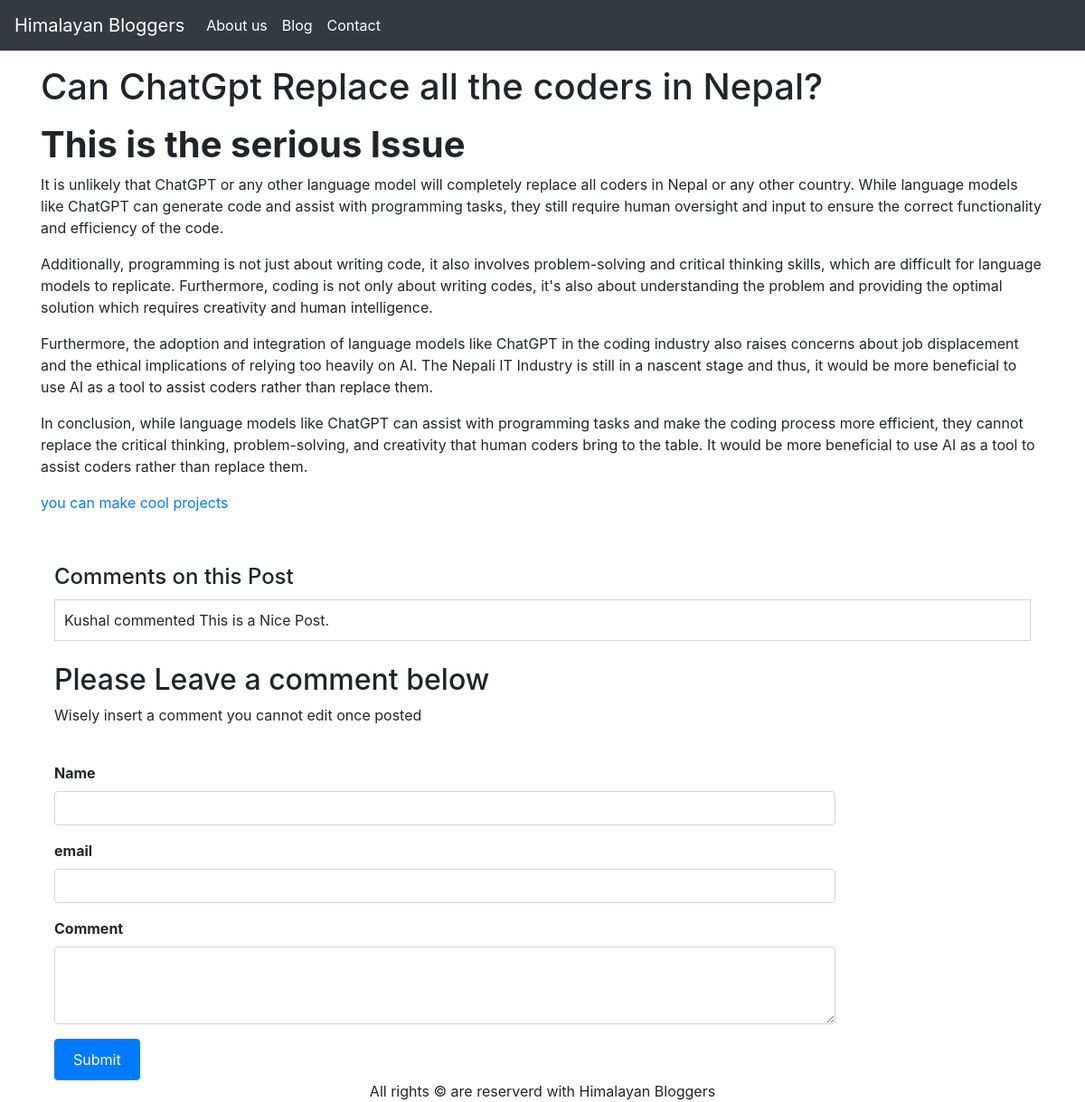
Page /blogpost/Can-ChatGpt-Replace-all-the-coders-in-Nepal on the committed database.
### blog/models.py (models this page shows, shortened)
class Blog(models.Model):
    sno = models.AutoField(primary_key=True)
    title = models.CharField(max_length=200)
    content = models.TextField()
    slug = models.CharField(max_length=100)
    time = models.DateTimeField(auto_now_add=True)

class Comment(models.Model):
    post = models.ForeignKey(Blog,on_delete=models.CASCADE)
    user = models.ForeignKey(User, on_delete=models.CASCADE, blank=True, null=True)
    name = models.CharField(max_length=200)
    Comment = models.TextField()
    parent = models.ForeignKey('self', on_delete=models.CASCADE, null=True)
    date_added = models.DateTimeField(default=now)

### blog/views.py (the view)
# urls.py: path('blogpost/<str:slug>', views.blogpost, name='blogpost'),
def blogpost(request,slug):
    blog = Blog.objects.filter(slug=slug).first()
    comments = Comment.objects.filter(post=blog)
    context = {
        'blog': blog,
        'comments': comments,
    }
    return render(request, 'blog/blogpost.html', context)

### templates/blog/blogpost.html (shortened to what this page needs)
{% extends 'blog/base.html' %}
{% block body %}
<div class="container">
<h1 class="my-3">
    {{blog.title}}
</h1>
<div class="my-3">
    {{blog.content|safe}}
</div>
<div class="container">
        <h4 >Comments on this Post</h4>
        {% for comment in comments reversed %}
        <div style="margin-top: 10px; padding: 10px; border: 1px solid lightgray;">
        <p style="margin-bottom: 0;">
        {{comment.name}} commented {{comment.Comment}}
        </p>
        </div>
        {% endfor %}
    <br>
    <h2>
        Please Leave a comment below
    </h2>
    <p>Wisely insert a comment you cannot edit once posted</p>
    <br>
    <form action="{% url 'postcomment' %}" method="post">
        <div class="form-group" style="width: 80%;">
            <label for="comment" style="font-weight: bold;">Name</label>
            <input class="form-control" name="name" id="comment" style="margin-bottom: 10px;"/>
        </div>
        <div class="form-group" style="width: 80%;">
            <label for="comment" style="font-weight: bold;">email</label>
            <input class="form-control" name="email" id="comment" type="email" style="margin-bottom: 10px;"/>
        </div>
        <div class="form-group" style="width: 80%;">
            <label for="comment" style="font-weight: bold;">Comment</label>
            <textarea class="form-control" name="comment" id="comment" rows="3" style="margin-bottom: 10px;"></textarea>
        </div>
        <button type="submit" class="btn btn-primary" style="padding: 10px 20px;">Submit</button>
    </form>
</div>
{% endblock body %}

### rows in the picture
Blog: title "Can ChatGpt Replace all the coders in Nepal?", content "This is the serious Issue It is unlikely that ChatGPT or any other language model will completely replace all coders in Nepal or any other country. While language models like ChatGPT can generate code and assist with programming tasks, they still require human oversight and input to ensure the correct functionality and efficiency of the code. Additionally, programming is not just about writing code, it also involves problem-solving and critical thinking skills, which are difficult for language models to replicate. Furthermore, coding is not only about writing codes, it's also about understanding the problem and providing the optimal solution which requires creativity and human intelligence.…"
Comment: name "Kushal", Comment "This is a Nice Post."
